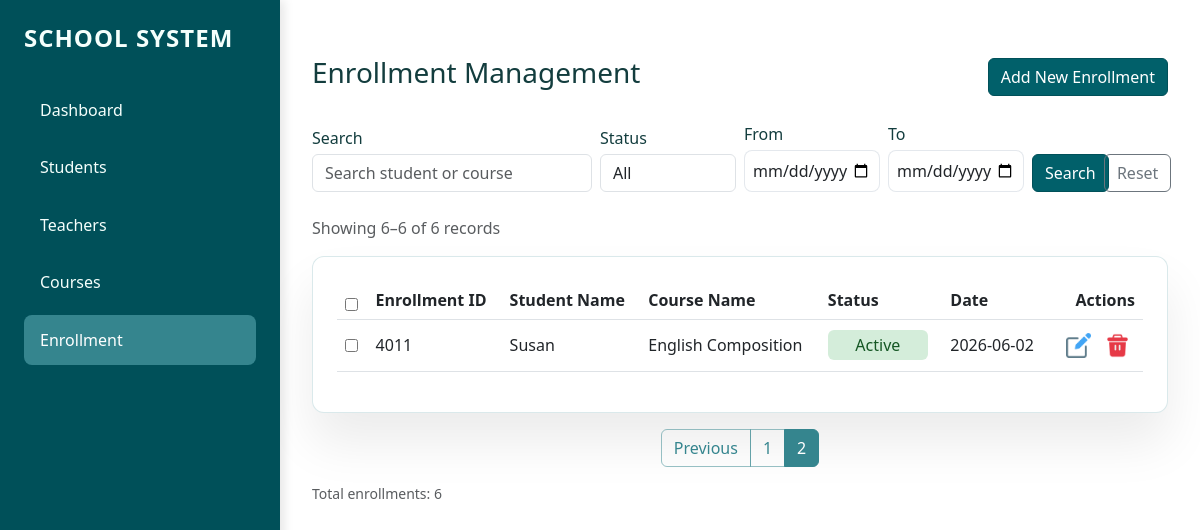
The app's page /enrollment?query=&status=&start_date=&end_date=&page=2, older data.
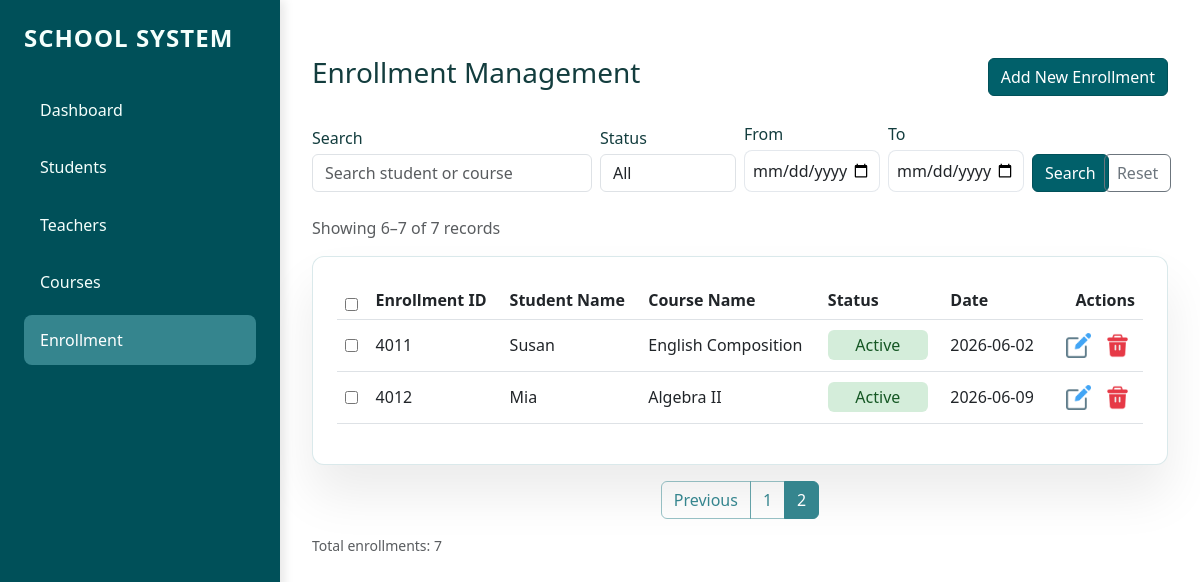
The same page, newer data.
### tables this page shows
CREATE TABLE enrollments (
                enrollment_id INTEGER PRIMARY KEY AUTOINCREMENT,
                student_id INTEGER,
                course_id INTEGER,
                status TEXT,
                enrollment_date DATE,
                FOREIGN KEY (student_id) REFERENCES students (student_id),
                FOREIGN KEY (course_id) REFERENCES courses (course_id)
            );

CREATE TABLE students (
                student_id INTEGER PRIMARY KEY AUTOINCREMENT,
                name TEXT NOT NULL,
                age INTEGER,
                date_of_birth DATE,
                email TEXT,
                address TEXT,
                phone TEXT
            );

CREATE TABLE courses (
                course_id INTEGER PRIMARY KEY AUTOINCREMENT,
                course_name TEXT NOT NULL,
                teacher_id INTEGER,
                credits INTEGER,
                description TEXT,
                FOREIGN KEY (teacher_id) REFERENCES teachers (teacher_id)
            );

### app.py (the view, shortened to what this page needs)
@app.route("/enrollment")
def enrollment_page():
    search_query = request.args.get("query", "").strip()
    status_filter = request.args.get("status", "").strip()
    start_date = request.args.get("start_date", "").strip()
    end_date = request.args.get("end_date", "").strip()
    page = request.args.get("page", 1, type=int)
    per_page = 5
    enrollment, total = database.get_enrollments(
        search_text=search_query or None,
        status=status_filter or None,
        start_date=start_date or None,
        end_date=end_date or None,
        page=page,
        per_page=per_page,
    )
    total_pages = (total + per_page - 1) // per_page
    start = (page - 1) * per_page + 1 if total > 0 else 0
    end = min(page * per_page, total)
    unique_count = database.get_unique_student_count()
    return render_template(
        "enrollment.html",
        enrollment=enrollment,
        students=database.get_all_students(),
        courses=database.get_all_courses(),
        query=search_query,
        status=status_filter,
        start_date=start_date,
        end_date=end_date,
        page=page,
        total_pages=total_pages,
        total=total,
        unique_total=unique_count,
        start=start,
        end=end,
    )

### database.py (called while the page is built)
def get_connection():
    conn = sqlite3.connect(DB_NAME, timeout=30)
    conn.execute('PRAGMA foreign_keys = ON')
    conn.row_factory = sqlite3.Row
    return conn

def get_all_students():
    students, _ = get_students(page=None, per_page=None)
    return students

def get_students(search_text=None, page=None, per_page=5):
    with get_connection() as conn:
        query = 'SELECT * FROM students'
        count_query = 'SELECT COUNT(*) FROM students'
        filters = []
        params = []
        if search_text:
            filters.append('(name LIKE ? OR address LIKE ?)')
            params.extend([f'%{search_text}%', f'%{search_text}%'])
        if filters:
            where_clause = ' WHERE ' + ' AND '.join(filters)
            query += where_clause
            count_query += where_clause
        query += ' ORDER BY student_id ASC'
        if page and per_page:
            offset = (page - 1) * per_page
            query += f' LIMIT {per_page} OFFSET {offset}'
        results = conn.execute(query, params).fetchall()
        total = conn.execute(count_query, params).fetchone()[0]
        return results, total

### templates/enrollment.html (shortened to what the changed rows need)
{% extends "base.html" %}
{% block content %}
<div class="d-flex justify-content-between align-items-center mb-4">
    <h3>Enrollment Management</h3>
    <button class="btn btn-primary" data-bs-toggle="modal" data-bs-target="#addModal">
    </button>
</div>
<form method="GET" action="{{ url_for('enrollment_page') }}" class="row g-2 align-items-end mb-4">
    <div class="col-md-4">
    </div>
    <div class="col-md-2">
    </div>
    <div class="col-md-2">
    </div>
    <div class="col-md-2">
    </div>
    <div class="col-md-1 d-grid">
    </div>
    <div class="col-md-1 d-grid">
    </div>
</form>
<p class="text-muted">Showing {{ start }}–{{ end }} of {{ total }} records</p>
<div class="card-custom">
    <table class="table align-middle">
        <thead>
            <tr>
                <th><input type="checkbox" id="selectAll"></th>
                <th>Enrollment ID</th>
                <th>Student Name</th>
                <th>Course Name</th>
                <th>Status</th>
                <th>Date</th>
                <th class="text-end">Actions</th>
            </tr>
        </thead>
        <tbody>
            {% for s in enrollment %}
            <tr>
                <td><input type="checkbox" name="selected_enrollments" class="rowCheckbox" value="{{ s['enrollment_id'] }}"></td>
                <td>{{ s['enrollment_id'] }}</td>
                <td>{{ s['student_name'] }}</td>
                <td>{{ s['course_name'] }}</td>
                <td>
                    <span class="status-{{ s['status'] | lower }}">{{ s['status'] }}</span>
                </td>
                <td>{{ s['enrollment_date'] }}</td>
                <td class="text-end">
                    <button class="btn btn-sm btn-outline-secondary" data-bs-toggle="modal"
                        data-bs-target="#edit{{ s['enrollment_id'] }}">
                        <img src="{{ url_for('static', filename='image/edit.png') }}" style="width:1rem;">
                    </button>
                    <form action="/enrollment/{{ s['enrollment_id'] }}/delete" method="POST" class="d-inline row-delete-form" data-item-name="enrollment {{ s['student_name'] }} / {{ s['course_name'] }}">
                        <button type="submit" class="btn btn-sm delete-row-delete-btn">
                            <img src="{{ url_for('static', filename='image/delete.png') }}" style="width:1rem;">
                        </button>
                    </form>
                </td>
            </tr>
            {% endfor %}
        </tbody>
    </table>
</div>
{% if total_pages > 1 %}
<nav>
    <ul class="pagination justify-content-center">
        {% for p in range(1, total_pages + 1) %}
        <li class="page-item {% if p == page %}active{% endif %}">
            <a class="page-link"
                href="{{ url_for('enrollment_page', query=query, status=status, start_date=start_date, end_date=end_date, page=p) }}">
                {{ p }}
            </a>
        </li>
        {% endfor %}
    </ul>
</nav>
{% endif %}
<div class="d-flex justify-content-between align-items-center mt-3">
    <small class="text-muted">Total enrollments: {{ total }}</small>
</div>
{% endblock %}

Row changes from the older to the newer data that the page shows:
added enrollments: enrollment_id "4012", student_name "Mia", course_name "Algebra II", status "Active", enrollment_date "2026-06-09"
Text that changed along with them:
{{ end }}: "6" → "7"
{{ total }}: "6" → "7"
